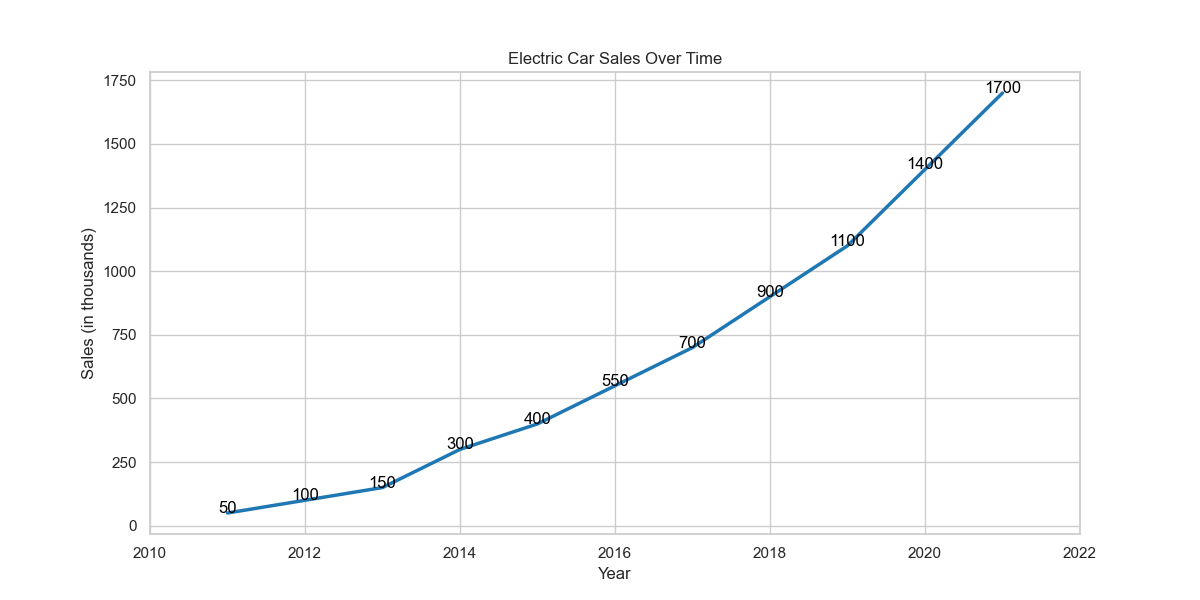

Write Python code to recreate this figure.

import pandas as pd
import seaborn as sns
import matplotlib.pyplot as plt

# Prepare the data
data = {
    'Year': [2011, 2012, 2013, 2014, 2015, 2016, 2017, 2018, 2019, 2020, 2021],
    'Electric Car Sales': [50, 100, 150, 300, 400, 550, 700, 900, 1100, 1400, 1700]
}

df = pd.DataFrame(data)

# Initialize the matplotlib figure
f, ax = plt.subplots(figsize=(12, 6))

# Plot the data
sns.lineplot(data=df, x='Year', y='Electric Car Sales', color='#1f77b4', linewidth=2.5)

# Customizing the axes and ticks
ax.set(xlim=(2010, 2022), xlabel='Year', ylabel='Sales (in thousands)')
ax.set_title('Electric Car Sales Over Time')

# Annotations
for x, y in zip(df['Year'], df['Electric Car Sales']):
    ax.text(x, y, f'{y}', color='black', ha="center")

# Show the plot
plt.show()
